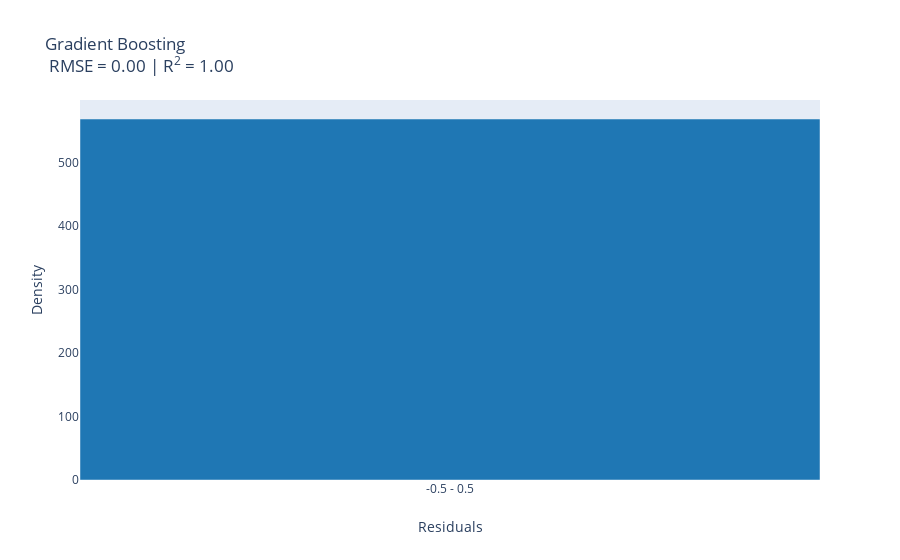

Notebook code for this chart:
### Markdown cell above
## InterpretML

### Code cell
from interpret.perf import RegressionPerf
from plotly.offline import init_notebook_mode, iplot
init_notebook_mode(connected=True)

blackbox_perf = RegressionPerf(model.predict).explain_perf(test_X, test_y, name='Gradient Boosting')
iplot(blackbox_perf.visualize())

### Figure 1 — Plotly figure (JSON) as saved in the notebook; plotly's stock layout.template omitted (floating-point values rounded to 4 significant figures)
{"data": [{"marker": {"color": "#1f77b4"}, "name": "", "type": "bar", "width": 1, "x": ["-0.5 - 0.5"], "y": [569]}], "layout": {"hovermode": "closest", "showlegend": false, "title": {"text": "Gradient Boosting <br> RMSE = 0.00 | R<sup>2</sup> = 1.00"}, "xaxis": {"title": {"text": "Residuals"}}, "yaxis": {"title": {"text": "Density"}}}}
